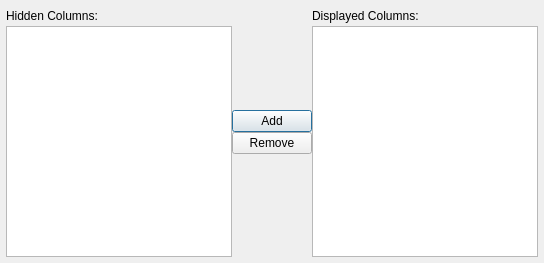
<?xml version="1.0" encoding="UTF-8"?>
<ui version="4.0">
 <class>MobileInventoryColumns</class>
 <widget class="QDialog" name="MobileInventoryColumns">
  <property name="geometry">
   <rect>
    <x>0</x>
    <y>0</y>
    <width>544</width>
    <height>263</height>
   </rect>
  </property>
  <property name="windowTitle">
   <string>Dialog</string>
  </property>
  <layout class="QHBoxLayout" name="horizontalLayout_3">
   <property name="spacing">
    <number>0</number>
   </property>
   <property name="margin">
    <number>6</number>
   </property>
   <item>
    <layout class="QVBoxLayout" name="verticalLayout">
     <property name="spacing">
      <number>0</number>
     </property>
     <item>
      <layout class="QHBoxLayout" name="horizontalLayout">
       <property name="spacing">
        <number>0</number>
       </property>
       <item>
        <widget class="QLabel" name="hiddenLabel">
         <property name="text">
          <string>Hidden Columns:  </string>
         </property>
        </widget>
       </item>
       <item>
        <widget class="QLabel" name="numHiddenLabel">
         <property name="text">
          <string/>
         </property>
        </widget>
       </item>
       <item>
        <spacer name="horizontalSpacer_2">
         <property name="orientation">
          <enum>Qt::Horizontal</enum>
         </property>
         <property name="sizeHint" stdset="0">
          <size>
           <width>40</width>
           <height>20</height>
          </size>
         </property>
        </spacer>
       </item>
      </layout>
     </item>
     <item>
      <widget class="QListWidget" name="hiddenWidget">
       <property name="alternatingRowColors">
        <bool>true</bool>
       </property>
       <property name="selectionMode">
        <enum>QAbstractItemView::ExtendedSelection</enum>
       </property>
       <property name="selectionBehavior">
        <enum>QAbstractItemView::SelectRows</enum>
       </property>
       <property name="horizontalScrollMode">
        <enum>QAbstractItemView::ScrollPerPixel</enum>
       </property>
       <property name="sortingEnabled">
        <bool>true</bool>
       </property>
      </widget>
     </item>
    </layout>
   </item>
   <item>
    <layout class="QVBoxLayout" name="verticalLayout_3">
     <item>
      <spacer name="verticalSpacer_2">
       <property name="orientation">
        <enum>Qt::Vertical</enum>
       </property>
       <property name="sizeHint" stdset="0">
        <size>
         <width>20</width>
         <height>40</height>
        </size>
       </property>
      </spacer>
     </item>
     <item>
      <widget class="QPushButton" name="addButton">
       <property name="text">
        <string>Add</string>
       </property>
      </widget>
     </item>
     <item>
      <widget class="QPushButton" name="removeButton">
       <property name="text">
        <string>Remove</string>
       </property>
      </widget>
     </item>
     <item>
      <spacer name="verticalSpacer">
       <property name="orientation">
        <enum>Qt::Vertical</enum>
       </property>
       <property name="sizeHint" stdset="0">
        <size>
         <width>20</width>
         <height>40</height>
        </size>
       </property>
      </spacer>
     </item>
    </layout>
   </item>
   <item>
    <layout class="QVBoxLayout" name="verticalLayout_2">
     <property name="spacing">
      <number>0</number>
     </property>
     <item>
      <layout class="QHBoxLayout" name="horizontalLayout_2">
       <property name="spacing">
        <number>0</number>
       </property>
       <item>
        <widget class="QLabel" name="displayedLabel">
         <property name="text">
          <string>Displayed Columns:  </string>
         </property>
        </widget>
       </item>
       <item>
        <widget class="QLabel" name="numDisplayedLabel">
         <property name="text">
          <string/>
         </property>
        </widget>
       </item>
       <item>
        <spacer name="horizontalSpacer">
         <property name="orientation">
          <enum>Qt::Horizontal</enum>
         </property>
         <property name="sizeHint" stdset="0">
          <size>
           <width>40</width>
           <height>20</height>
          </size>
         </property>
        </spacer>
       </item>
      </layout>
     </item>
     <item>
      <widget class="QListWidget" name="displayedWidget">
       <property name="alternatingRowColors">
        <bool>true</bool>
       </property>
       <property name="selectionMode">
        <enum>QAbstractItemView::ExtendedSelection</enum>
       </property>
       <property name="selectionBehavior">
        <enum>QAbstractItemView::SelectRows</enum>
       </property>
       <property name="horizontalScrollMode">
        <enum>QAbstractItemView::ScrollPerPixel</enum>
       </property>
       <property name="sortingEnabled">
        <bool>true</bool>
       </property>
      </widget>
     </item>
    </layout>
   </item>
  </layout>
 </widget>
 <resources/>
 <connections/>
</ui>
